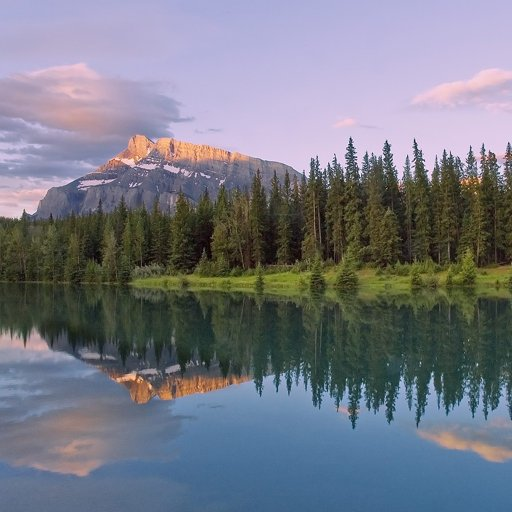
//> input picture OpenCV/lake.png, 512 x 512 px
$ ./edge_laplacian   (built with g++ and OpenCV 4)
//> lines starting //> are read from the running program, lines starting //| are printed output that depends on the picture
#include <opencv2/opencv.hpp>
using namespace cv;
using namespace std;

int main()
{
	Mat image = imread("./lake.png", 0);
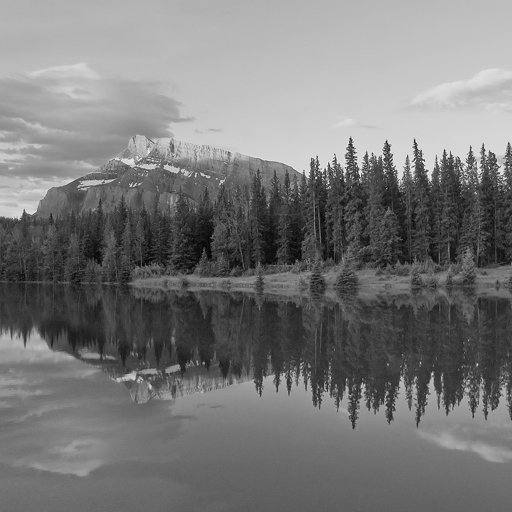
//> image: 512 rows x 512 cols, CV_8UC1; min 0, max 252, mean 120.8
	CV_Assert(image.data);

	short data1[] = {
		0, 1, 0,
		1, -4, 1,
		0, 1, 0
	};

	short data2[] = {
		-1, -1, -1,
		-1, 8, -1,
		-1, -1, -1
	};

	Mat dst1, dst2, dst3;
	Mat mask4(3, 3, CV_16S, data1);
	Mat mask8(3, 3, CV_16S, data2);

	filter2D(image, dst1, CV_16S, mask4);
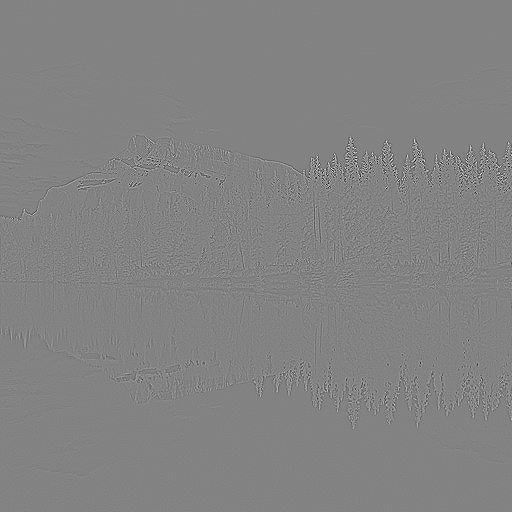
//> dst1: 512 rows x 512 cols, CV_16SC1; min -496, max 473, mean 0; drawn with min black and max white
	filter2D(image, dst2, CV_16S, mask8);
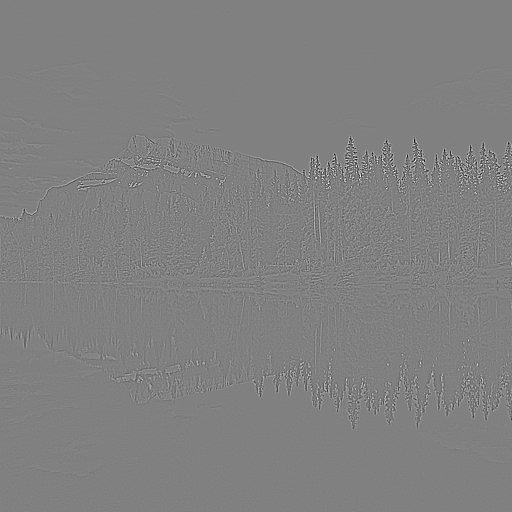
//> dst2: 512 rows x 512 cols, CV_16SC1; min -1048, max 1031, mean 0; drawn with min black and max white
	Laplacian(image, dst3, CV_16S, 1);

	convertScaleAbs(dst1, dst1);
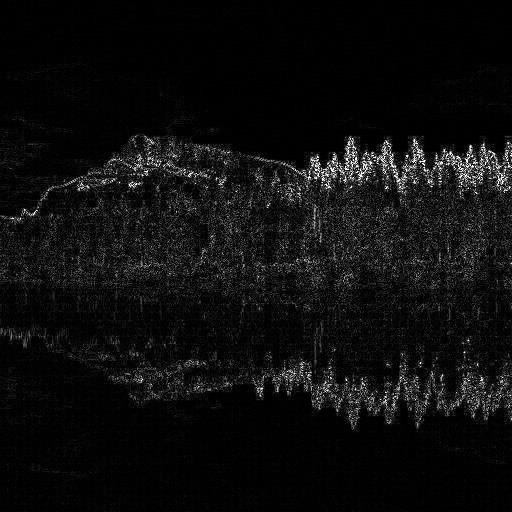
//> dst1: 512 rows x 512 cols, CV_8UC1; min 0, max 255, mean 13.8
	convertScaleAbs(dst2, dst2);
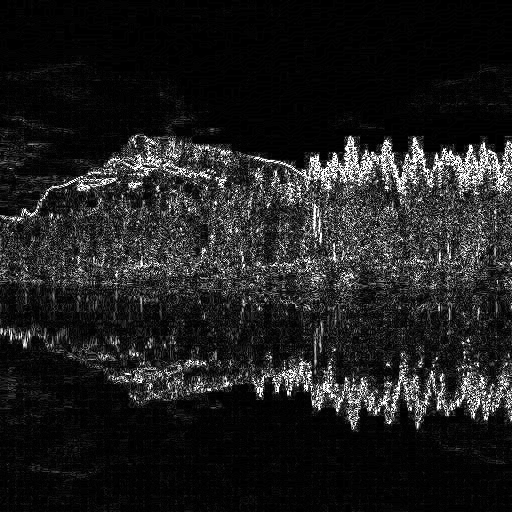
//> dst2: 512 rows x 512 cols, CV_8UC1; min 0, max 255, mean 30.8
	convertScaleAbs(dst3, dst3);

	imshow("Image", image), imshow("filter2D_4", dst1);
	imshow("filter2D_8", dst2), imshow("Laplacian_OpenCV", dst3);
	waitKey();

	return 0;
}

$ run again, with OpenCV/box.jpg saved as OpenCV/lake.png
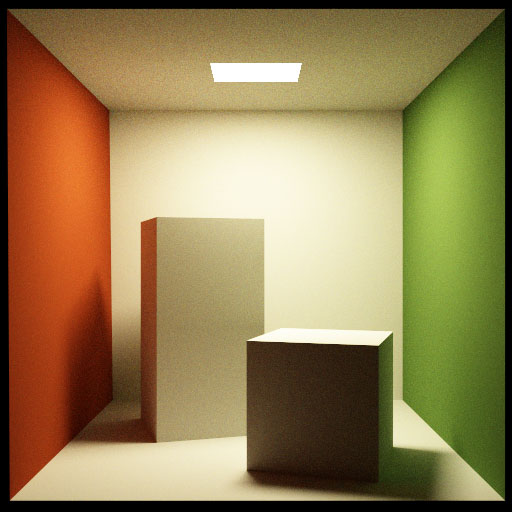
//> input picture OpenCV/box.jpg, 512 x 512 px
//> `filter2D(image, dst1, CV_16S, mask4);`:
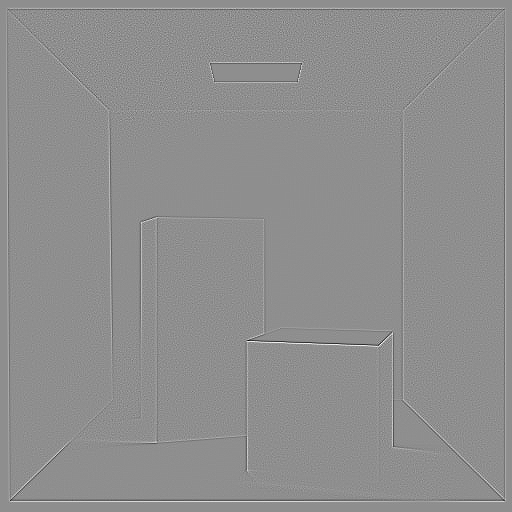
//> dst1: 512 rows x 512 cols, CV_16SC1; min -296, max 232, mean 0; drawn with min black and max white
//> `convertScaleAbs(dst2, dst2);`:
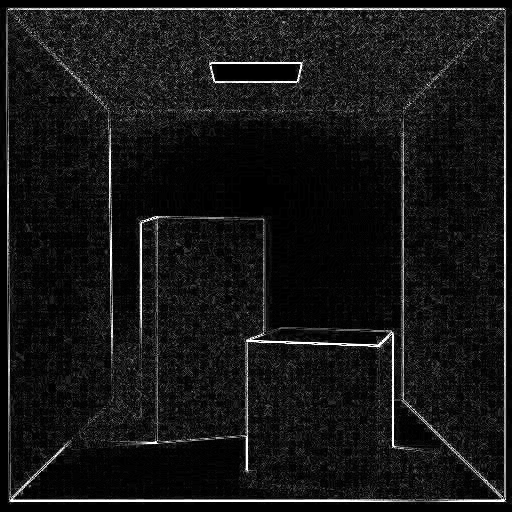
//> dst2: 512 rows x 512 cols, CV_8UC1; min 0, max 255, mean 21.9
